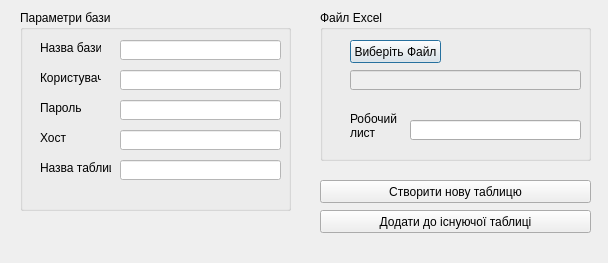
<?xml version="1.0" encoding="UTF-8"?>
<ui version="4.0">
 <class>dialog</class>
 <widget class="QDialog" name="dialog">
  <property name="windowModality">
   <enum>Qt::NonModal</enum>
  </property>
  <property name="enabled">
   <bool>true</bool>
  </property>
  <property name="geometry">
   <rect>
    <x>0</x>
    <y>0</y>
    <width>608</width>
    <height>263</height>
   </rect>
  </property>
  <property name="minimumSize">
   <size>
    <width>608</width>
    <height>263</height>
   </size>
  </property>
  <property name="maximumSize">
   <size>
    <width>608</width>
    <height>263</height>
   </size>
  </property>
  <property name="contextMenuPolicy">
   <enum>Qt::DefaultContextMenu</enum>
  </property>
  <property name="acceptDrops">
   <bool>false</bool>
  </property>
  <property name="windowTitle">
   <string>ConvertExсelToSQL</string>
  </property>
  <property name="sizeGripEnabled">
   <bool>false</bool>
  </property>
  <property name="modal">
   <bool>false</bool>
  </property>
  <widget class="QGroupBox" name="BoxSQL">
   <property name="geometry">
    <rect>
     <x>20</x>
     <y>10</y>
     <width>271</width>
     <height>201</height>
    </rect>
   </property>
   <property name="styleSheet">
    <string notr="true"/>
   </property>
   <property name="title">
    <string>Параметри бази</string>
   </property>
   <widget class="QLabel" name="label">
    <property name="geometry">
     <rect>
      <x>20</x>
      <y>30</y>
      <width>61</width>
      <height>16</height>
     </rect>
    </property>
    <property name="styleSheet">
     <string notr="true"/>
    </property>
    <property name="text">
     <string>Назва бази</string>
    </property>
   </widget>
   <widget class="QLabel" name="label_2">
    <property name="geometry">
     <rect>
      <x>20</x>
      <y>60</y>
      <width>61</width>
      <height>16</height>
     </rect>
    </property>
    <property name="text">
     <string>Користувач</string>
    </property>
   </widget>
   <widget class="QLabel" name="label_3">
    <property name="geometry">
     <rect>
      <x>20</x>
      <y>90</y>
      <width>41</width>
      <height>16</height>
     </rect>
    </property>
    <property name="text">
     <string>Пароль</string>
    </property>
   </widget>
   <widget class="QLabel" name="label_4">
    <property name="geometry">
     <rect>
      <x>20</x>
      <y>120</y>
      <width>31</width>
      <height>16</height>
     </rect>
    </property>
    <property name="text">
     <string>Хост</string>
    </property>
   </widget>
   <widget class="QLabel" name="label_6">
    <property name="geometry">
     <rect>
      <x>20</x>
      <y>150</y>
      <width>71</width>
      <height>16</height>
     </rect>
    </property>
    <property name="text">
     <string>Назва таблиці</string>
    </property>
   </widget>
   <widget class="QLineEdit" name="BaseName">
    <property name="enabled">
     <bool>true</bool>
    </property>
    <property name="geometry">
     <rect>
      <x>100</x>
      <y>30</y>
      <width>161</width>
      <height>20</height>
     </rect>
    </property>
    <property name="toolTip">
     <string/>
    </property>
    <property name="styleSheet">
     <string notr="true">background-color: rgb(255, 255, 255);</string>
    </property>
    <property name="inputMethodHints">
     <set>Qt::ImhNone</set>
    </property>
    <property name="text">
     <string/>
    </property>
    <property name="dragEnabled">
     <bool>false</bool>
    </property>
    <property name="placeholderText">
     <string/>
    </property>
   </widget>
   <widget class="QLineEdit" name="User">
    <property name="geometry">
     <rect>
      <x>100</x>
      <y>60</y>
      <width>161</width>
      <height>20</height>
     </rect>
    </property>
    <property name="toolTip">
     <string/>
    </property>
    <property name="styleSheet">
     <string notr="true">background-color: rgb(255, 255, 255);</string>
    </property>
   </widget>
   <widget class="QLineEdit" name="PasswordBase">
    <property name="geometry">
     <rect>
      <x>100</x>
      <y>90</y>
      <width>161</width>
      <height>20</height>
     </rect>
    </property>
    <property name="styleSheet">
     <string notr="true">background-color: rgb(255, 255, 255);</string>
    </property>
    <property name="frame">
     <bool>true</bool>
    </property>
    <property name="echoMode">
     <enum>QLineEdit::Password</enum>
    </property>
   </widget>
   <widget class="QLineEdit" name="host">
    <property name="geometry">
     <rect>
      <x>100</x>
      <y>120</y>
      <width>161</width>
      <height>20</height>
     </rect>
    </property>
    <property name="styleSheet">
     <string notr="true">background-color: rgb(255, 255, 255);</string>
    </property>
   </widget>
   <widget class="QLineEdit" name="Table">
    <property name="geometry">
     <rect>
      <x>100</x>
      <y>150</y>
      <width>161</width>
      <height>20</height>
     </rect>
    </property>
    <property name="styleSheet">
     <string notr="true">background-color: rgb(255, 255, 255);</string>
    </property>
   </widget>
  </widget>
  <widget class="QGroupBox" name="BoxExel">
   <property name="geometry">
    <rect>
     <x>320</x>
     <y>10</y>
     <width>271</width>
     <height>151</height>
    </rect>
   </property>
   <property name="title">
    <string>Файл Exсel</string>
   </property>
   <widget class="QPushButton" name="ChangeExelFile">
    <property name="geometry">
     <rect>
      <x>30</x>
      <y>30</y>
      <width>91</width>
      <height>23</height>
     </rect>
    </property>
    <property name="text">
     <string>Виберіть Файл</string>
    </property>
   </widget>
   <widget class="QLabel" name="label_7">
    <property name="geometry">
     <rect>
      <x>30</x>
      <y>100</y>
      <width>51</width>
      <height>31</height>
     </rect>
    </property>
    <property name="text">
     <string>Робочий
лист</string>
    </property>
   </widget>
   <widget class="QLineEdit" name="VievExelFile">
    <property name="enabled">
     <bool>false</bool>
    </property>
    <property name="geometry">
     <rect>
      <x>30</x>
      <y>60</y>
      <width>231</width>
      <height>20</height>
     </rect>
    </property>
   </widget>
   <widget class="QLineEdit" name="workShit">
    <property name="geometry">
     <rect>
      <x>90</x>
      <y>110</y>
      <width>171</width>
      <height>20</height>
     </rect>
    </property>
   </widget>
  </widget>
  <widget class="QPushButton" name="ButtonNewTable">
   <property name="geometry">
    <rect>
     <x>320</x>
     <y>180</y>
     <width>271</width>
     <height>23</height>
    </rect>
   </property>
   <property name="text">
    <string>Створити нову таблицю</string>
   </property>
  </widget>
  <widget class="QPushButton" name="ButtonEditTable">
   <property name="geometry">
    <rect>
     <x>320</x>
     <y>210</y>
     <width>271</width>
     <height>23</height>
    </rect>
   </property>
   <property name="text">
    <string>Додати до існуючої таблиці</string>
   </property>
  </widget>
 </widget>
 <resources/>
 <connections/>
</ui>
